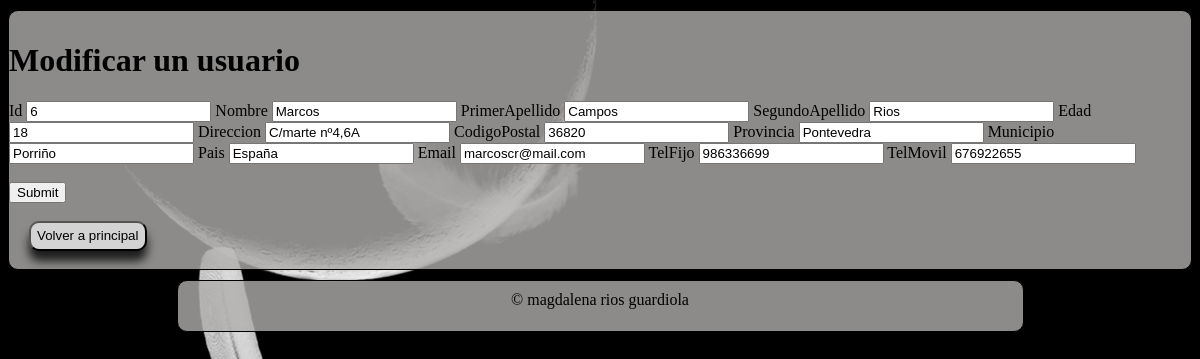
The page /php/update.php?id=6 on the database its author committed.
### tables this page shows
CREATE TABLE IF NOT EXISTS `users` (
  `id` int(11) UNSIGNED NOT NULL AUTO_INCREMENT,
  `nombre` varchar(30) NOT NULL,
  `primerApellido` varchar(30) NOT NULL,
  `segundoApellido` varchar(30) NOT NULL,
  `edad` int(3) DEFAULT NULL,
  `direccion` varchar(50) DEFAULT NULL,
  `codigoPostal` varchar(5) DEFAULT NULL,
  `provincia` varchar(30) DEFAULT NULL,
  `municipio` varchar(30) DEFAULT NULL,
  `pais` varchar(30) DEFAULT NULL,
  `email` varchar(50) NOT NULL,
  `telFijo` varchar(9) DEFAULT NULL,
  `telMovil` varchar(9) DEFAULT NULL,
  PRIMARY KEY (`id`)
);

### php/update.php (the view, shortened to what this page needs)
<?php
function escape($html) {
return htmlspecialchars($html, ENT_QUOTES | ENT_SUBSTITUTE, "UTF-8");
}
if (isset($_GET['id'])) {
	try {
			$hostname = "localhost";
			$database = "test";
			$username = "magda";
			$password = "magda";
			$connection = new PDO('mysql:host='.$hostname.';dbname='.$database, $username, $password, array(PDO::MYSQL_ATTR_INIT_COMMAND => 'SET NAMES \'UTF8\''));
			$id = $_GET['id'];
			$sql = "SELECT * FROM users WHERE id = :id";
			$statement = $connection->prepare($sql);
			$statement->bindValue(':id', $id);
			$statement->execute();
			$user = $statement->fetch(PDO::FETCH_ASSOC);
	}
	catch(PDOException $error) {
	echo $sql . "<br>" . $error->getMessage();
	}
} else {
	echo "Algo ha salido mal!";
	exit;
}
?>
 <!DOCTYPE html>
<html lang="en">
<head>
	<link rel="stylesheet" type="text/css" href="css/style.css">
</head>
<body>
	<div id="resultado">
		<h1>Modificar un usuario</h1>
<form method="post"> <?php foreach ($user as $key => $value) : ?>
	 <label for="<?php echo $key; ?>"><?php echo ucfirst($key); ?></label>
	 <input type="text" name="<?php echo $key; ?>" id="<?php echo $key; ?>" value="<?php echo escape($value); ?>" <?php echo ($key === 'id' ? 'readonly' : null); ?>>
	  <?php endforeach; ?>
	 <br/><br/><input type="submit" name="submit" value="Submit"><br/><br/>
</form>
<button id="cont4" type="button" onclick="window.location.href='index.php'">Volver a principal</button><br/><br/>
 </div>
     <footer>
        &copy magdalena rios guardiola
 	</footer>
</body>
</html>

### css/style.css (style rules this page uses)
html { background-image: url("../img/plumas.jpg"); background-repeat: no-repeat; background-color: black; }
#resultado { border:1px solid; border-radius: 10px; width: auto; padding-top: 10px; margin: auto; margin-top:10px; background-color: rgba(176,174,173,.8); justify-content: center; }
#cont4 { margin-left: 20px; }
button { height: 30px; color: black; background-color: lightgrey; border-radius: 10px; box-shadow: 0 10px 10px rgba(0,0,0,.8); }
footer { border:1px solid; border-radius: 10px; width: 845px; height: 40px; padding-top: 10px; margin: auto; margin-top:10px; background-color: rgba(176,174,173,.8); display:flex; justify-content: center; }

### rows shown on the page
users: id "6", nombre "Marcos", primerApellido "Campos", segundoApellido "Rios", edad "18", direccion "C/marte nº4,6A", codigoPostal "36820", provincia "Pontevedra", municipio "Porriño", pais "España", email "marcoscr@mail.com", telFijo "986336699", telMovil "676922655"

### other values the page prints
$key "Id"
$key "Nombre"
$key "PrimerApellido"
$key "SegundoApellido"
$key "Edad"
$key "Direccion"
$key "CodigoPostal"
$key "Provincia"
$key "Municipio"
$key "Pais"
$key "Email"
$key "TelFijo"
$key "TelMovil"
